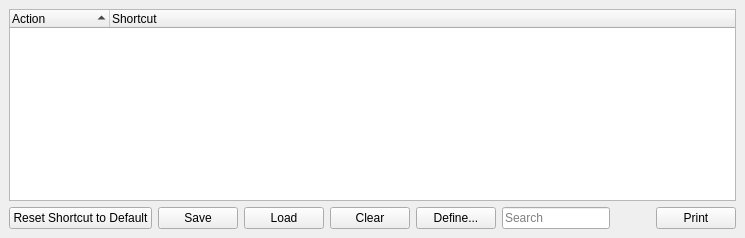
     <widget class="QWidget" name="tabShortcuts">
      <property name="accessibleName">
       <string>Shortcuts Tab</string>
      </property>
      <attribute name="title">
       <string>Shortcuts</string>
      </attribute>
      <layout class="QVBoxLayout">
       <property name="spacing">
        <number>6</number>
       </property>
       <property name="leftMargin">
        <number>9</number>
       </property>
       <property name="topMargin">
        <number>9</number>
       </property>
       <property name="rightMargin">
        <number>9</number>
       </property>
       <property name="bottomMargin">
        <number>9</number>
       </property>
       <item>
        <widget class="QTreeWidget" name="shortcutList">
         <property name="accessibleName">
          <string>Shortcuts table</string>
         </property>
         <property name="accessibleDescription">
          <string>Here you can configure shortcuts for actions</string>
         </property>
         <property name="alternatingRowColors">
          <bool>true</bool>
         </property>
         <property name="rootIsDecorated">
          <bool>true</bool>
         </property>
         <property name="uniformRowHeights">
          <bool>true</bool>
         </property>
         <property name="itemsExpandable">
          <bool>true</bool>
         </property>
         <property name="sortingEnabled">
          <bool>true</bool>
         </property>
         <property name="allColumnsShowFocus">
          <bool>true</bool>
         </property>
         <column>
          <property name="text">
           <string>Action</string>
          </property>
         </column>
         <column>
          <property name="text">
           <string>Shortcut</string>
          </property>
         </column>
        </widget>
       </item>
       <item>
        <layout class="QHBoxLayout">
         <property name="spacing">
          <number>6</number>
         </property>
         <property name="leftMargin">
          <number>0</number>
         </property>
         <property name="topMargin">
          <number>0</number>
         </property>
         <property name="rightMargin">
          <number>0</number>
         </property>
         <property name="bottomMargin">
          <number>0</number>
         </property>
         <item>
          <widget class="QPushButton" name="resetShortcut">
           <property name="accessibleName">
            <string>Reset Shortcut to default</string>
           </property>
           <property name="accessibleDescription">
            <string>Resets the shortcuts to their default assignment</string>
           </property>
           <property name="text">
            <string>Reset Shortcut to Default</string>
           </property>
          </widget>
         </item>
         <item>
          <widget class="QPushButton" name="saveShortcutList">
           <property name="accessibleName">
            <string>Saves a Shortcut List</string>
           </property>
           <property name="accessibleDescription">
            <string>Saves a Shortcut List</string>
           </property>
           <property name="text">
            <string>Save</string>
           </property>
          </widget>
         </item>
         <item>
          <widget class="QPushButton" name="loadShortcutList">
           <property name="accessibleName">
            <string>Loads a Shortcut List</string>
           </property>
           <property name="accessibleDescription">
            <string>Loads a Shortcut List</string>
           </property>
           <property name="text">
            <string>Load</string>
           </property>
          </widget>
         </item>
         <item>
          <widget class="QPushButton" name="clearShortcut">
           <property name="accessibleName">
            <string>Clear</string>
           </property>
           <property name="accessibleDescription">
            <string>Clears the shortcut assignment for the selected action</string>
           </property>
           <property name="text">
            <string>Clear</string>
           </property>
          </widget>
         </item>
         <item>
          <widget class="QPushButton" name="defineShortcut">
           <property name="accessibleName">
            <string>Define</string>
           </property>
           <property name="accessibleDescription">
            <string>Opens a dialog for defining a new shortcut for the selected action</string>
           </property>
           <property name="text">
            <string>Define...</string>
           </property>
          </widget>
         </item>
         <item>
          <widget class="QLineEdit" name="filterShortcuts">
           <property name="inputMask">
            <string/>
           </property>
           <property name="text">
            <string/>
           </property>
           <property name="placeholderText">
            <string>Search</string>
           </property>
          </widget>
         </item>
         <item>
          <spacer name="horizontalSpacer_18">
           <property name="orientation">
            <enum>Qt::Horizontal</enum>
           </property>
           <property name="sizeHint" stdset="0">
            <size>
             <width>40</width>
             <height>20</height>
            </size>
           </property>
          </spacer>
         </item>
         <item>
          <widget class="QPushButton" name="printShortcuts">
           <property name="accessibleName">
            <string>Print</string>
           </property>
           <property name="accessibleDescription">
            <string>Print the shortcuts list</string>
           </property>
           <property name="text">
            <string>Print</string>
           </property>
          </widget>
         </item>
        </layout>
       </item>
      </layout>
     </widget>
